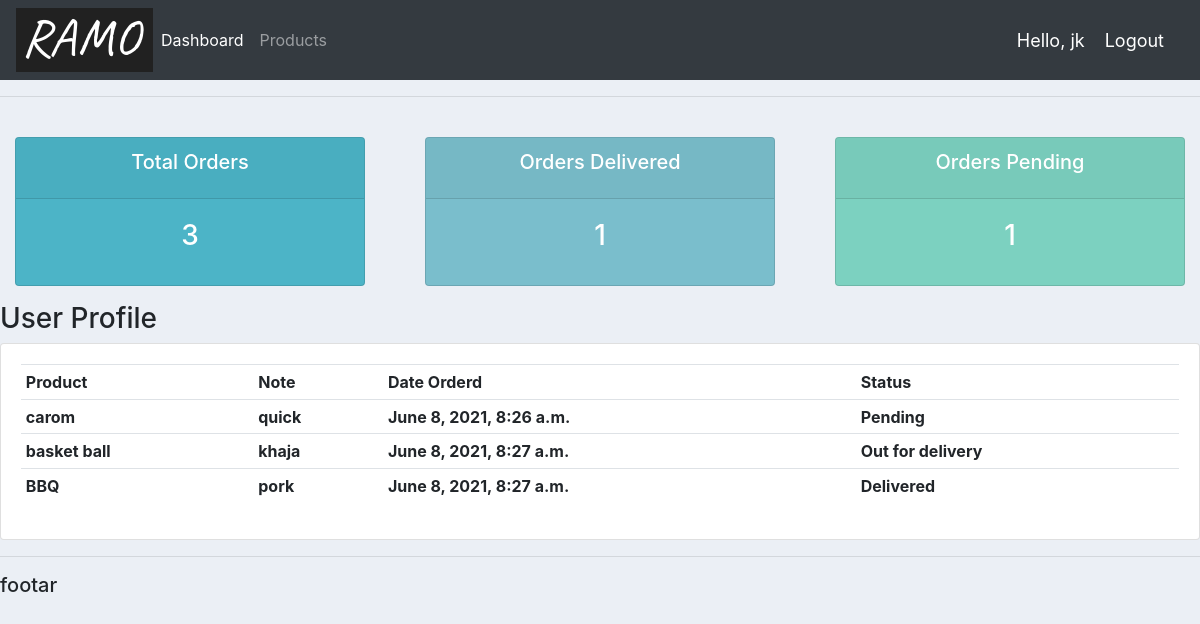
The page /user/ (signed in) on the database its author committed.
### accounts/models.py (models this page shows)
class Order(models.Model):
    STATUS=(
        ('Pending','Pending'),('Out for delivery','Out for delivery'),('Delivered','Delivered')
    )
    date_created=models.DateTimeField(auto_now_add=True,null=True)
    status=models.CharField(max_length=250,choices=STATUS,null=True)
    customer=models.ForeignKey(Customer,null=True,on_delete=models.SET_NULL)
    product=models.ForeignKey(Product,null=True,on_delete=models.SET_NULL)
    note=models.CharField(max_length=2550,null=True)
    def __str__(self):
        return self.product.name

class Product(models.Model):
    CATEGORY=(('In door','In door'),('Out door','Out door'))
    name=models.CharField(max_length=25,null=True)
    price=models.FloatField(null=True)
    category=models.CharField(max_length=25,null=True,choices=CATEGORY)
    description=models.CharField(max_length=25,null=True)
    date_created=models.DateTimeField(auto_now_add=True,null=True)
    tag=models.ManyToManyField(Tag)
    def __str__(self):
        return self.name

### accounts/decorators.py (the view)
		def wrapper_func(request, *args, **kwargs):
			group = None
			if request.user.groups.exists():
				group = request.user.groups.all()[0].name
			if group in allowed_roles:
				return view_func(request, *args, **kwargs)
			else:
				return HttpResponse('You are not authorized to view this page')

### accounts/views.py (called while the page is built)
@login_required(login_url='login')
@allowed_users(allowed_roles=['customer'])
def userPage(request):
    orders=request.user.customer.order_set.all()
    total_orders = orders.count()
    delivered = orders.filter(status='Delivered').count()
    pending = orders.filter(status='Pending').count()
    print('ORDERS :',orders)
    context = {'orders':orders,'total_orders': total_orders, 'delivered': delivered,
               'pending': pending}
    return render(request, 'accounts/user.html', context)

### templates/accounts/user.html
{%  extends 'accounts/main.html' %}
{% block content %}
{%  include 'accounts/status.html' %}
<h3>User Profile</h3>
    <div class="row">
	<div class="col-md">
		<div class="card card-body">
			<table class="table table-sm">
				<tr>
					<th>Product</th>
					<th>Note</th>
					<th>Date Orderd</th>
					<th>Status</th>
				</tr>
                {% for order in orders %}
                    <tr>
                    <th>{{ order.product }}</th>
                    <th>{{ order.note }}</th>
                    <th>{{ order.date_created }}</th>
                    <th>{{ order.status }}</th>
                    </tr>
                {% endfor %}
			</table>
		</div>
	</div>
</div>
{% endblock content %}

### templates/accounts/navbar.html (shortened to what this page needs)
{% load static %}
<nav class="navbar navbar-expand-lg navbar-dark bg-dark">
  <img src="{% static 'images/logo.png' %}">
  <div class="collapse navbar-collapse" id="navbarNavAltMarkup">
    <div class="navbar-nav">
      <a class="nav-item nav-link active" href="{% url 'home' %}">Dashboard</a>
      <a class="nav-item nav-link" href="{% url 'product' %}">Products</a>
    </div>
  </div>
    <span class="hello-msg">Hello, {{ request.user }}</span>
    <span><a class="hello-msg" href={% url 'logout' %}>Logout</a></span>
</nav>

### static/css/main.css (style rules this page uses)
body { background-color: #ebeff5; }

### templates/accounts/navbar.html (style rules this page uses)
.hello-msg { font-size: 18px; color: white; margin-right: 20px; }

### rows shown on the page
Order: product "carom", note "quick", date_created "June 8, 2021, 8:26 a.m.", status "Pending"
Order: product "basket ball", note "khaja", date_created "June 8, 2021, 8:27 a.m.", status "Out for delivery"
Order: product "BBQ", note "pork", date_created "June 8, 2021, 8:27 a.m.", status "Delivered"

### other values the page prints
{{ request.user }} "jk"
{{ total_orders }} "3"
{{ delivered }} "1"
{{ pending }} "1"
